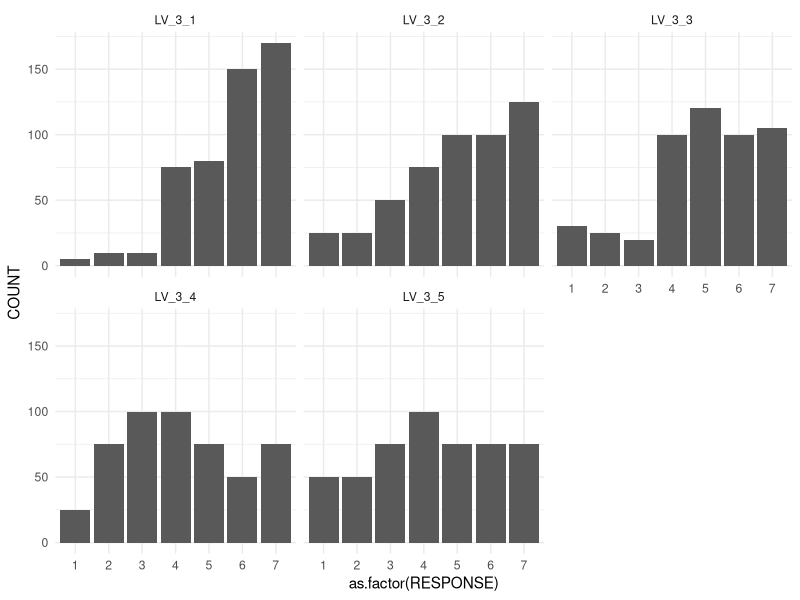

The R source for this figure: (Note: this script raises an error after producing the figure.)
# --- Load packages --- #

library(lavaan)
library(mvtnorm)
library(dplyr)
library(tibble)
library(tidyr)
library(stringr)
library(ggplot2)

# --- Create helper functions --- #

create_indicator_variables <- function(
    theta,
    factor_loading,
    var_name_prefix
) {
  
  error_cov_matrix <- diag(1 - factor_loading^2)
  uniqueness_var <- mvtnorm::rmvnorm(
    n = length(theta),
    sigma = error_cov_matrix,
    mean = rep(0, ncol(error_cov_matrix))
  ) |>
    t()
  
  ind_var_data <- matrix(factor_loading, ncol = 1)%*%theta + uniqueness_var
  ind_var_data <- t(ind_var_data)
  
  output <- tibble::as_tibble(
    ind_var_data
  )
  
  names(output) <- paste0(var_name_prefix, 1:ncol(output))
  
  return(output)
  
}

create_ordinal_response <- function(variable, prob) {
  
  var_ordinal <- variable 
  cum_sum_prob <- cumsum(prob)
  var_quantile <- quantile(var_ordinal, cum_sum_prob)
  var_quantile <- matrix(var_quantile, nrow = length(var_ordinal), ncol = length(cum_sum_prob), byrow = T)
  var_log <- var_ordinal <= var_quantile
  var_response <- apply(var_log, 1, function(x) which.max(x))
  
  return(var_response)
  
}

create_multiple_ordinal_response <- function(
    data,
    prob_list
) {
  
  output <- purrr::map_dfc(
    1:ncol(data),
    function(i) {
      var <- unlist(data[, i])
      prob <- prob_list[[i]]
      ord_response <- create_ordinal_response(var, prob)
      return(ord_response)
    }
  )
  
  names(output) <- names(data)
  return(output)
}

# --- Set simulation parameters --- #

# set.seed(342534) # CFA Data Seed
set.seed(43523) # EFA Data Sees
n_theta <- 3
n <- 500

# Factor loadings
factor_loading_par <- matrix(
  c(.6, .8, .7, .7, .9, 
    .9, .7, .8, .8, .8, 
    .5, .8, .7, .7, .8),
  nrow = n_theta,
  byrow = TRUE
)

# Theta population covariance matrix and mean vector
theta_cov <- matrix(
  c(1, .5, .6, 
    .5, 1, .4, 
    .6, .4, 1),
  ncol = n_theta,
  nrow = n_theta,
  byrow = TRUE
)

theta_mean <- rep(0, n_theta)

# Ordinal response cut-offs

resp_lv_1 <- list(
  c(0.10, 0.15, 0.20, 0.20, 0.15, 0.10, 0.10),
  c(0.05, 0.05, 0.10, 0.15, 0.20, 0.20, 0.25),
  c(0.01, 0.05, 0.14, 0.40, 0.24, 0.05, 0.11),
  c(0.05, 0.15, 0.20, 0.20, 0.15, 0.10, 0.15),
  c(0.10, 0.10, 0.15, 0.20, 0.15, 0.15, 0.15)
)

resp_lv_2 <- list(
  c(0.10, 0.10, 0.15, 0.20, 0.15, 0.15, 0.15),
  c(0.05, 0.05, 0.10, 0.15, 0.20, 0.20, 0.25),
  c(0.01, 0.05, 0.04, 0.20, 0.24, 0.20, 0.21),
  c(0.05, 0.15, 0.20, 0.20, 0.15, 0.10, 0.15),
  c(0.10, 0.15, 0.20, 0.20, 0.15, 0.10, 0.10)
)

resp_lv_3 <- list(
  c(0.01, 0.02, 0.02, 0.15, 0.16, 0.30, 0.34),
  c(0.05, 0.05, 0.10, 0.15, 0.20, 0.20, 0.25),
  c(0.01, 0.05, 0.04, 0.20, 0.24, 0.20, 0.21),
  c(0.05, 0.15, 0.20, 0.20, 0.15, 0.10, 0.15),
  c(0.10, 0.10, 0.15, 0.20, 0.15, 0.15, 0.15)
)

# Generate data

theta_matrix <- mvtnorm::rmvnorm(
  n = n, 
  mean = theta_mean,
  sigma = theta_cov
)

# Create continuous data
data_1_cont <- create_indicator_variables(
  theta = theta_matrix[, 1],
  factor_loading = factor_loading_par[1, ],
  var_name_prefix = "LV_1_"
)

data_2_cont <- create_indicator_variables(
  theta = theta_matrix[, 2],
  factor_loading = factor_loading_par[2, ],
  var_name_prefix = "LV_2_"
)

data_3_cont <- create_indicator_variables(
  theta = theta_matrix[, 3],
  factor_loading = factor_loading_par[3, ],
  var_name_prefix = "LV_3_"
)

# Create ordinal data

data_1_ord <- create_multiple_ordinal_response(
  data = data_1_cont,
  prob_list = resp_lv_1
)

data_2_ord <- create_multiple_ordinal_response(
  data = data_2_cont,
  prob_list = resp_lv_2
)

data_3_ord <- create_multiple_ordinal_response(
  data = data_3_cont,
  prob_list = resp_lv_3
)

data_ordinal <- dplyr::bind_cols(
  data_1_ord,
  data_2_ord,
  data_3_ord
)

data_continuous <- dplyr::bind_cols(
  data_1_cont,
  data_2_cont,
  data_3_cont
)

data_ord_long <- 
  data_ordinal |>
  tidyr::pivot_longer(
    cols = LV_1_1:LV_3_5,
    names_to = "LV_ITEM",
    values_to = "RESPONSE"
  ) |>
  dplyr::mutate(
    LV = stringr::str_sub(LV_ITEM, 1, 4)
  )

ggplot2::ggplot(
  data = data_ord_long |> 
    dplyr::filter(LV == "LV_3") |>
    dplyr::group_by(
      LV_ITEM,
      RESPONSE
    ) |>
    dplyr::summarise(
      COUNT = dplyr::n()
    ),
  ggplot2::aes(
    x = as.factor(RESPONSE), 
    y = COUNT
  )
) + 
  ggplot2::geom_bar(stat = "identity") + 
  ggplot2::facet_wrap(LV_ITEM ~ .) +
  ggplot2::theme_minimal()

cfa_model <- "
f1 =~ NA*LV_1_1 + LV_1_2 + LV_1_3 + LV_1_4 + LV_1_5
f2 =~ NA*LV_2_1 + LV_2_2 + LV_2_3 + LV_2_4 + LV_2_5
f3 =~ NA*LV_3_1 + LV_3_2 + LV_3_3 + LV_3_4 + LV_3_5

f1~~1*f1
f2~~1*f2
f3~~1*f3
"


cfa_fit <- lavaan::cfa(model = cfa_model, data = data_ordinal, estimator = "MLM")

cfa_fit <- lavaan::cfa(model = cfa_model, data = data_ordinal)
